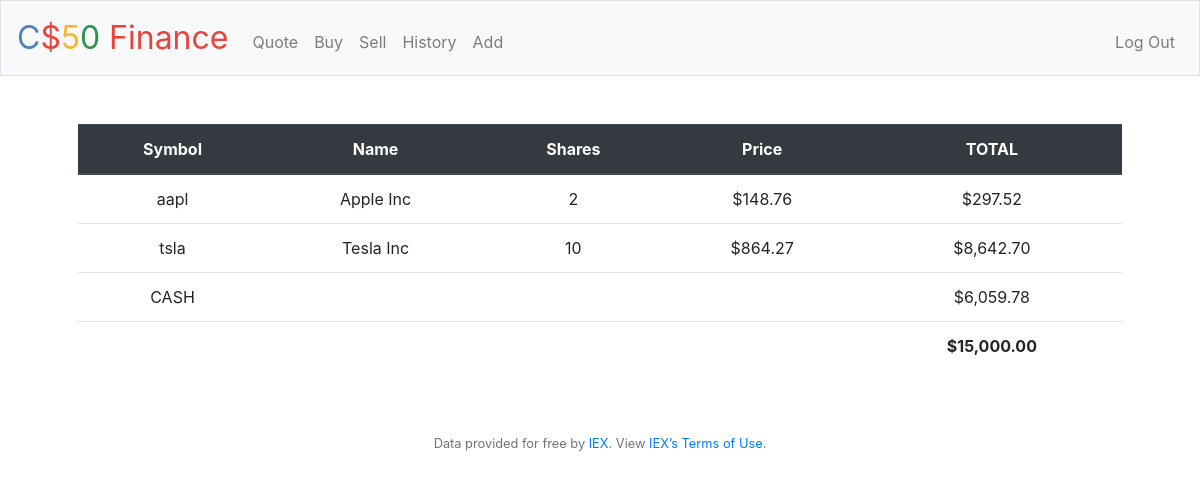
The page / (signed in) on the database its author committed.
### tables this page shows
CREATE TABLE transactions (
id INTEGER PRIMARY KEY AUTOINCREMENT,
user_id INTEGER NOT NULL,
name TEXT NOT NULL,
shares INTEGER NOT NULL,
price NUMERIC NOT NULL,
type TEXT NOT NULL,
symbol TEXT NOT NULL,
time TIMESTAMP DEFAULT CURRENT_TIMESTAMP,
FOREIGN KEY(user_id) REFERENCES users(id)
);

CREATE TABLE users (id INTEGER, username TEXT NOT NULL, hash TEXT NOT NULL, cash NUMERIC NOT NULL DEFAULT 10000.00, PRIMARY KEY(id));

### application.py (the view)
@app.route("/")
@login_required
def index():
    user_id = session["user_id"]
    stocks = db.execute(
        "SELECT symbol, name, price, SUM(shares) as totalShares FROM transactions WHERE user_id = ? GROUP BY symbol", user_id)
    cash = db.execute("SELECT cash FROM users WHERE id = ?", user_id)[0]['cash']
    total = cash
    for stock in stocks:
        total += stock["price"] * stock["totalShares"]
    return render_template("index.html", stocks=stocks, cash=cash, usd=usd, total=total)

### application.py (called while the page is built)
@app.after_request
def after_request(response):
    response.headers["Cache-Control"] = "no-cache, no-store, must-revalidate"
    response.headers["Expires"] = 0
    response.headers["Pragma"] = "no-cache"
    return response

### helpers.py (called while the page is built)
def login_required(f):
    @wraps(f)
    def decorated_function(*args, **kwargs):
        if session.get("user_id") is None:
            return redirect("/login")
        return f(*args, **kwargs)
    return decorated_function

def usd(value):
    return f"${value:,.2f}"

### templates/index.html (shortened to what this page needs)
{% extends "layout.html" %}
{% block main %}
    <table class="table">
      <thead class="thead-dark">
        <tr>
          <th scope="col">Symbol</th>
          <th scope="col">Name</th>
          <th scope="col">Shares</th>
          <th scope="col">Price</th>
          <th scope="col">TOTAL</th>
        </tr>
      </thead>
      <tbody>
        {% for stock in stocks %}
            <tr>
                <td>{{ stock["symbol"] }}</td>
                <td>{{ stock["name"] }}</td>
                <td>{{ stock["totalShares"] }}</td>
                <td>{{ usd(stock["price"]) }}</td>
                <td>{{ usd(stock["totalShares"] * stock["price"]) }}</td>
            </tr>
        {% endfor %}
        <tr>
            <td>CASH</td>
            <td colspan="3"></td>
            <td>{{ usd(cash) }}</td>
        </tr>
      </tbody>
      <tfoot>
          <td colspan="4"></td>
          <td><strong>{{ usd(total) }}</strong></td>
      </tfoot>
    </table>
{% endblock %}

### templates/layout.html (shortened to what this page needs)
<!DOCTYPE html>
<html lang="en">
    <head>
        <link rel="stylesheet" href="https://cdn.jsdelivr.net/npm/bootstrap@4.5.3/dist/css/bootstrap.min.css">
        <link href="/static/styles.css" rel="stylesheet">
    </head>
    <body>
        <nav class="navbar navbar-expand-md navbar-light bg-light border">
            <a class="navbar-brand" href="/"><span class="blue">C</span><span class="red">$</span><span class="yellow">5</span><span class="green">0</span> <span class="red">Finance</span></a>
            <div class="collapse navbar-collapse" id="navbar">
                {% if session.user_id %}
                    <ul class="navbar-nav mr-auto mt-2">
                        <li class="nav-item"><a class="nav-link" href="/quote">Quote</a></li>
                        <li class="nav-item"><a class="nav-link" href="/buy">Buy</a></li>
                        <li class="nav-item"><a class="nav-link" href="/sell">Sell</a></li>
                        <li class="nav-item"><a class="nav-link" href="/history">History</a></li>
                        <li class="nav-item"><a class="nav-link" href="/add">Add</a></li>
                    </ul>
                    <ul class="navbar-nav ml-auto mt-2">
                        <li class="nav-item"><a class="nav-link" href="/logout">Log Out</a></li>
                    </ul>
                {% else %}
                    <ul class="navbar-nav ml-auto mt-2">
                        <li class="nav-item"><a class="nav-link" href="/register">Register</a></li>
                        <li class="nav-item"><a class="nav-link" href="/login">Log In</a></li>
                    </ul>
                {% endif %}
            </div>
        </nav>
        <main class="container p-5">
            {% block main %}{% endblock %}
        </main>
        <footer class="small text-center text-muted">
            Data provided for free by <a href="https://iextrading.com/developer">IEX</a>. View <a href="https://iextrading.com/api-exhibit-a/">IEX’s Terms of Use</a>.
        </footer>
    </body>
</html>

### static/styles.css (style rules this page uses)
nav .navbar-brand { font-size: xx-large; }
nav .navbar-brand .blue { color: #537fbe; }
nav .navbar-brand .red { color: #ea433b; }
nav .navbar-brand .yellow { color: #f5b82e; }
nav .navbar-brand .green { color: #2e944b; }
main { overflow-x: auto; text-align: center; }

### rows shown on the page
transactions: symbol "tsla", name "Tesla Inc", totalShares "10", price "$864.27", totalShares "$8,642.70"
users: cash "$6,059.78"

### other values the page prints
{{ stock["symbol"] }} "aapl"
{{ stock["name"] }} "Apple Inc"
{{ stock["totalShares"] }} "2"
{{ usd(stock["price"]) }} "$148.76"
{{ usd(stock["totalShares"] * stock["price"]) }} "$297.52"
{{ usd(total) }} "$15,000.00"
